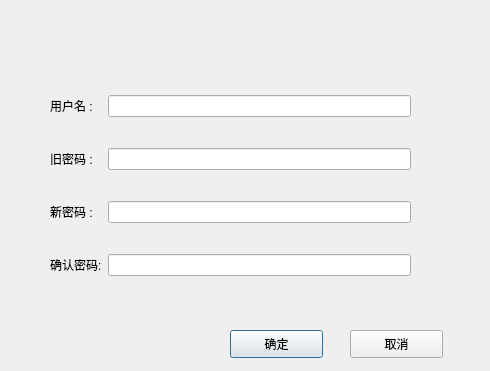
<?xml version="1.0" encoding="UTF-8"?>
<ui version="4.0">
 <class>ModifyPASW</class>
 <widget class="QDialog" name="ModifyPASW">
  <property name="geometry">
   <rect>
    <x>0</x>
    <y>0</y>
    <width>490</width>
    <height>371</height>
   </rect>
  </property>
  <property name="windowTitle">
   <string>Dialog</string>
  </property>
  <widget class="QPushButton" name="pushButton">
   <property name="geometry">
    <rect>
     <x>230</x>
     <y>330</y>
     <width>93</width>
     <height>28</height>
    </rect>
   </property>
   <property name="text">
    <string>确定</string>
   </property>
  </widget>
  <widget class="QPushButton" name="pushButton_2">
   <property name="geometry">
    <rect>
     <x>350</x>
     <y>330</y>
     <width>93</width>
     <height>28</height>
    </rect>
   </property>
   <property name="text">
    <string>取消</string>
   </property>
  </widget>
  <widget class="QWidget" name="layoutWidget">
   <property name="geometry">
    <rect>
     <x>50</x>
     <y>70</y>
     <width>361</width>
     <height>231</height>
    </rect>
   </property>
   <layout class="QGridLayout" name="gridLayout">
    <item row="0" column="0">
     <widget class="QLabel" name="label_4">
      <property name="text">
       <string>用户名 :</string>
      </property>
     </widget>
    </item>
    <item row="0" column="1">
     <widget class="QLineEdit" name="editUser">
      <property name="text">
       <string/>
      </property>
     </widget>
    </item>
    <item row="1" column="0">
     <widget class="QLabel" name="label">
      <property name="text">
       <string>旧密码 :</string>
      </property>
     </widget>
    </item>
    <item row="1" column="1">
     <widget class="QLineEdit" name="editOldPWSD">
      <property name="echoMode">
       <enum>QLineEdit::Password</enum>
      </property>
     </widget>
    </item>
    <item row="2" column="0">
     <widget class="QLabel" name="label_2">
      <property name="text">
       <string>新密码 :</string>
      </property>
     </widget>
    </item>
    <item row="2" column="1">
     <widget class="QLineEdit" name="editNewPWSD">
      <property name="echoMode">
       <enum>QLineEdit::Password</enum>
      </property>
     </widget>
    </item>
    <item row="3" column="0">
     <widget class="QLabel" name="label_3">
      <property name="text">
       <string>确认密码:</string>
      </property>
     </widget>
    </item>
    <item row="3" column="1">
     <widget class="QLineEdit" name="editPWSDAgain">
      <property name="echoMode">
       <enum>QLineEdit::Password</enum>
      </property>
     </widget>
    </item>
   </layout>
  </widget>
 </widget>
 <resources/>
 <connections/>
</ui>
